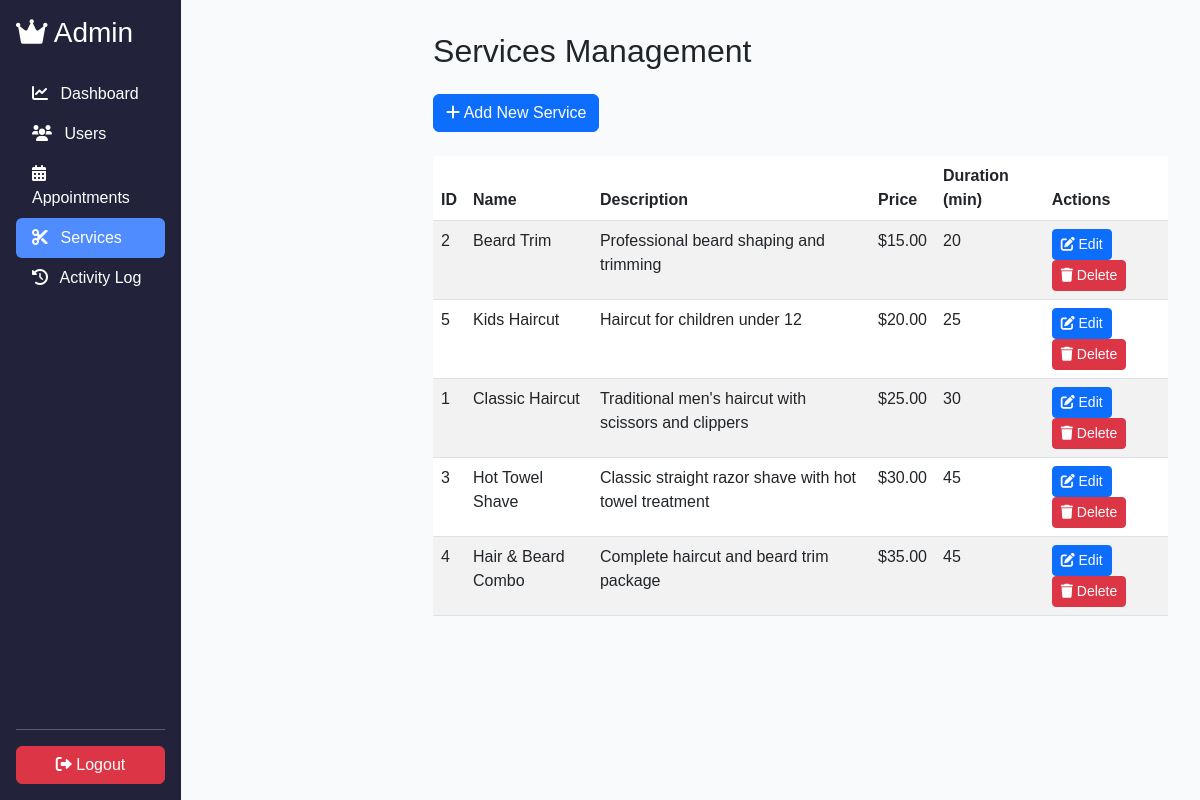
Screenshot of /admin/services.php (signed in) with the database file from the repository.
### tables this page shows
CREATE TABLE services (
    id INT AUTO_INCREMENT PRIMARY KEY,
    name VARCHAR(100) NOT NULL,
    description TEXT,
    price DECIMAL(10,2) NOT NULL,
    duration INT NOT NULL,
    created_at TIMESTAMP DEFAULT CURRENT_TIMESTAMP
);

### includes/db.php (called while the page is built, shortened)
<?php
class Database {
    private $conn;
    public function __construct() {
        try {
            $this->conn = new mysqli(DB_HOST, DB_USER, DB_PASS, DB_NAME);
            $this->conn->query("CREATE TABLE IF NOT EXISTS settings (id INT PRIMARY KEY AUTO_INCREMENT, name VARCHAR(64) UNIQUE, value VARCHAR(255))");
            $this->conn->query("INSERT IGNORE INTO settings (name, value) VALUES ('maintenance_mode', 'off')");
        } catch (Exception $e) {
            die("Database connection error: " . $e->getMessage());
        }
    }
    public function getAllServices() {
        $stmt = $this->conn->prepare("SELECT id, name, description, price, duration, created_at FROM services ORDER BY price ASC");
        $stmt->execute();
        $stmt->bind_result($id, $name, $description, $price, $duration, $created_at);
        $services = [];
        while ($stmt->fetch()) {
            $services[] = [
                'id' => $id,
                'name' => $name,
                'description' => $description,
                'price' => $price,
                'duration' => $duration,
                'created_at' => $created_at
            ];
        }
        return $services;
    }
}
?>

### admin/services.php (the view, shortened to what this page needs)
<?php
require_once __DIR__ . '/../includes/db.php';
$db = new Database();
$services = $db->getAllServices();
?>
<!DOCTYPE html>
<html lang="en">
<head>
    <link href="https://cdn.jsdelivr.net/npm/bootstrap@5.3.0/dist/css/bootstrap.min.css" rel="stylesheet">
    <link href="https://cdnjs.cloudflare.com/ajax/libs/font-awesome/6.0.0/css/all.min.css" rel="stylesheet">
</head>
<body>
    <div class="d-flex">
        <nav class="sidebar d-flex flex-column p-3" style="width:220px;">
            <h3 class="mb-4"><i class="fas fa-crown"></i> Admin</h3>
            <ul class="nav nav-pills flex-column mb-auto">
                <li><a href="dashboard.php" class="nav-link"><i class="fas fa-chart-line"></i> Dashboard</a></li>
                <li><a href="users.php" class="nav-link"><i class="fas fa-users"></i> Users</a></li>
                <li><a href="appointments.php" class="nav-link"><i class="fas fa-calendar-alt"></i> Appointments</a></li>
                <li class="nav-item"><a href="services.php" class="nav-link active"><i class="fas fa-scissors"></i> Services</a></li>
                <li><a href="activity_log.php" class="nav-link"><i class="fas fa-history"></i> Activity Log</a></li>
            </ul>
            <hr>
            <a href="../logout.php" class="btn btn-danger w-100"><i class="fas fa-sign-out-alt"></i> Logout</a>
        </nav>
        <div class="main-content flex-grow-1">
            <h2 class="mb-4">Services Management</h2>
            <div class="mb-4">
                <button type="button" class="btn btn-primary" data-bs-toggle="modal" data-bs-target="#addServiceModal">
                    <i class="fas fa-plus"></i> Add New Service
                </button>
            </div>
            <div class="table-responsive">
                <table class="table table-striped">
                    <thead>
                        <tr>
                            <th>ID</th>
                            <th>Name</th>
                            <th>Description</th>
                            <th>Price</th>
                            <th>Duration (min)</th>
                            <th>Actions</th>
                        </tr>
                    </thead>
                    <tbody>
                        <?php foreach ($services as $service): ?>
                        <tr>
                            <td><?php echo $service['id']; ?></td>
                            <td><?php echo htmlspecialchars($service['name']); ?></td>
                            <td><?php echo htmlspecialchars($service['description']); ?></td>
                            <td>$<?php echo number_format($service['price'], 2); ?></td>
                            <td><?php echo $service['duration']; ?></td>
                            <td>
                                <button class="btn btn-sm btn-primary edit-service"
                                        data-id="<?php echo $service['id']; ?>"
                                        data-name="<?php echo htmlspecialchars($service['name']); ?>"
                                        data-description="<?php echo htmlspecialchars($service['description']); ?>"
                                        data-price="<?php echo $service['price']; ?>"
                                        data-duration="<?php echo $service['duration']; ?>">
                                    <i class="fas fa-edit"></i> Edit
                                </button>
                                <button class="btn btn-sm btn-danger delete-service" data-id="<?php echo $service['id']; ?>">
                                    <i class="fas fa-trash"></i> Delete
                                </button>
                            </td>
                        </tr>
                        <?php endforeach; ?>
                    </tbody>
                </table>
            </div>
        </div>
    </div>
</body>
</html>

### admin/services.php (style rules this page uses)
body { background: #f8fafc; font-family: 'Poppins', sans-serif; }
.sidebar { min-height: 100vh; background: #22223b; color: #fff; }
.sidebar .nav-link { color: #fff; }
.sidebar .nav-link.active, .sidebar .nav-link:hover { background: #4f8cff; color: #fff; }
.sidebar .nav-link i { margin-right: 8px; }
.main-content { margin-left: 220px; padding: 2rem; }

### rows the page displays
services: id "2", name "Beard Trim", description "Professional beard shaping and trimming", price "15.00", duration "20"
services: id "5", name "Kids Haircut", description "Haircut for children under 12", price "20.00", duration "25"
services: id "1", name "Classic Haircut", description "Traditional men's haircut with scissors and clippers", price "25.00", duration "30"
services: id "3", name "Hot Towel Shave", description "Classic straight razor shave with hot towel treatment", price "30.00", duration "45"
services: id "4", name "Hair & Beard Combo", description "Complete haircut and beard trim package", price "35.00", duration "45"
